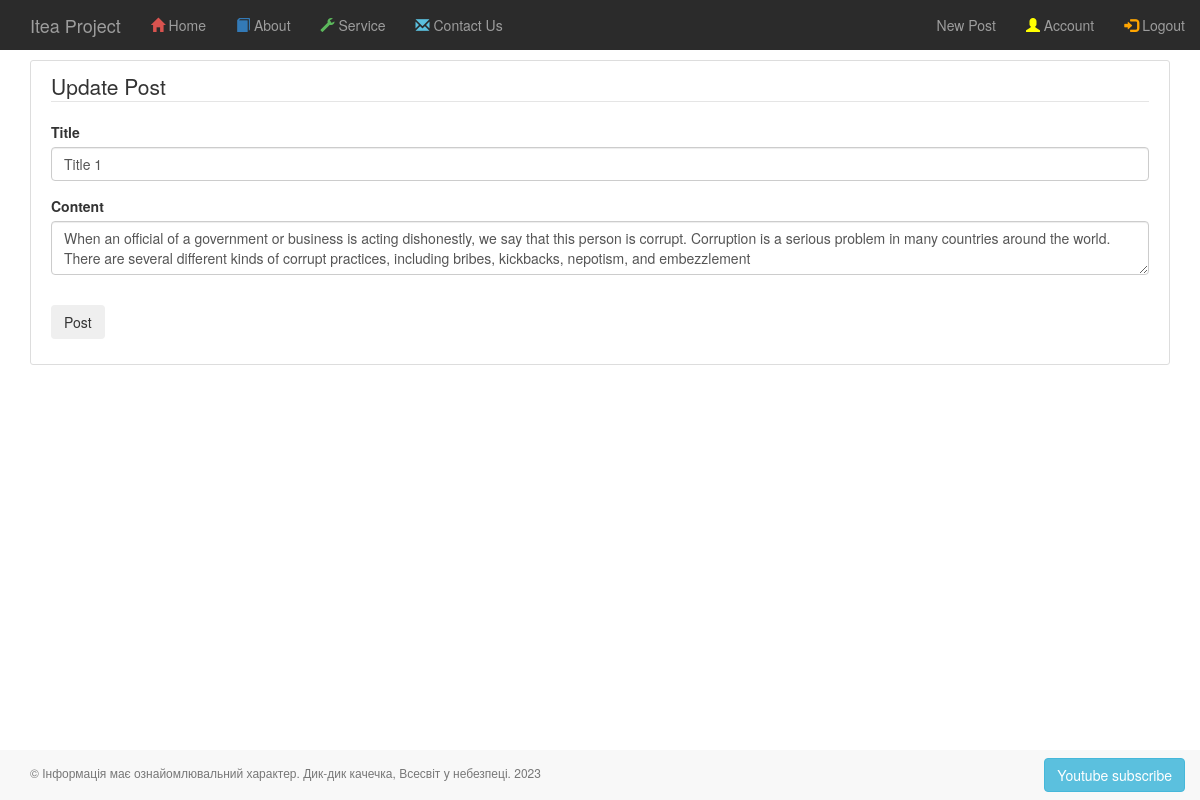
The page /posts/post/1/update (signed in) on the database its author committed.
### app/auth/models.py (models this page shows)
class Post(BaseModel):
    title = CharField(max_length=100)
    content = TextField(default="")
    date_posted = DateTimeField(default=datetime.datetime.utcnow)
    author = ForeignKeyField(User)

### app/posts/routes.py (the view)
@posts.route("/post/<int:post_id>/update", methods=['GET', 'POST'])
@login_required
def update_post(post_id):
    posts = Post.select().where(Post.id == post_id).first()
    if not posts:
        abort(404)
    if posts.author != current_user:
        abort(403)
    form = PostForm()
    if form.validate_on_submit():
        posts.title = form.title.data
        posts.content = form.content.data
        posts.save()
        flash('Your posts has been updated!', 'success')
        return redirect(url_for('posts.post_func', post_id=posts.id))
    elif request.method == 'GET':
        form.title.data = posts.title
        form.content.data = posts.content
    return render_template('posts/create_post.html',
                           title='Update Post',
                           form=form,
                           legend='Update Post')

### app/posts/forms.py
class PostForm(FlaskForm):
    title = StringField('Title', validators=[DataRequired()])
    content = TextAreaField('Content', validators=[DataRequired()])
    submit = SubmitField('Post')

### app/auth/models.py (called while the page is built)
@login_manager.user_loader
def load_user(user_id):
    return User.select().where(User.id == user_id).first()

### app/templates/posts/create_post.html (shortened to what this page needs)
{% extends '_base.html' %}
{% block page_content %}
<div class="content-section">
    <form method="POST" action="">
        <fieldset class="form-group">
            <legend class="border-bottom mb-4">{{ legend }}</legend>
            <div class="form-group">
                {{ form.title.label(class="form-control-label") }}
                {% if form.title.errors %}
                    {{ form.title(class="form-control form-control-lg is-invalid") }}
                    <div class="invalid-feedback">
                        {% for error in form.title.errors %}
                            <span>{{ error }}</span>
                        {% endfor %}
                    </div>
                {% else %}
                    {{ form.title(class="form-control form-control-lg") }}
                {% endif %}
            </div>
            <div class="form-group">
                {{ form.content.label(class="form-control-label") }}
                {% if form.content.errors %}
                    {{ form.content(class="form-control form-control-lg is-invalid") }}
                    <div class="invalid-feedback">
                        {% for error in form.content.errors %}
                            <span>{{ error }}</span>
                        {% endfor %}
                    </div>
                {% else %}
                    {{ form.content(class="form-control form-control-lg") }}
                {% endif %}
            </div>
        </fieldset>
        <div class="form-group">
            {{ form.submit(class="btn btn-outline-info") }}
        </div>
    </form>
</div>
{% endblock page_content %}

### app/static/css/styles_blog.css (style rules this page uses)
.content-section { background: #ffffff; padding: 10px 20px; border: 1px solid #dddddd; border-radius: 3px; margin-bottom: 20px; }

### rows shown on the page
Post: title "Title 1", content "When an official of a government or business is acting dishonestly, we say that this person is corrupt. Corruption is a serious problem in many countries around the world. There are several different kinds of corrupt practices, including bribes, kickbacks, nepotism, and embezzlement"

### other values the page prints
{{ legend }} "Update Post"
